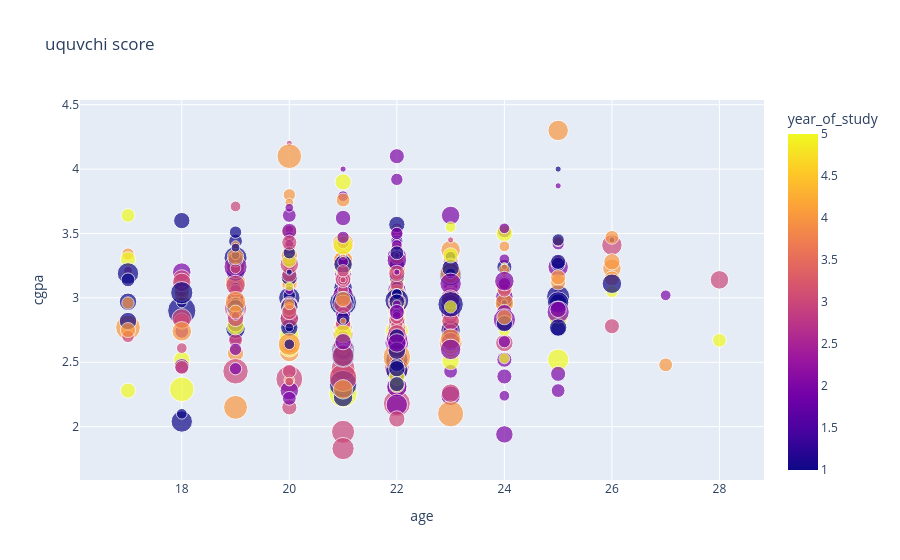

The notebook cell saved with this chart:
### Code cell
plt.figure(figsize=(10,8))
fig=px.scatter(df,x='age',y='cgpa',color='year_of_study',size='gad7_score',hover_data=['cgpa','gad7_score','phq9_score'],title=('uquvchi score '))
fig.show()

### Figure 1 — Plotly figure (JSON) as saved in the notebook; plotly's stock layout.template omitted (floating-point values rounded to 4 significant figures; data arrays with more than 128 entries replaced by an {"elided": "..."} marker saying what was removed)
{"data": [{"customdata": {"elided": "500x2 float values"}, "hovertemplate": "age=%{x}<br>cgpa=%{y}<br>gad7_score=%{customdata[0]}<br>phq9_score=%{customdata[1]}<br>year_of_study=%{marker.color}<extra></extra>", "legendgroup": "", "marker": {"color": {"elided": "500 int values"}, "coloraxis": "coloraxis", "size": {"elided": "500 float values"}, "sizemode": "area", "sizeref": 0.0525, "symbol": "circle"}, "mode": "markers", "name": "", "orientation": "v", "showlegend": false, "type": "scatter", "x": {"elided": "500 int values"}, "xaxis": "x", "y": {"elided": "500 float values"}, "yaxis": "y"}], "layout": {"coloraxis": {"colorbar": {"title": {"text": "year_of_study"}}, "colorscale": [[0, "#0d0887"], [0.1111, "#46039f"], [0.2222, "#7201a8"], [0.3333, "#9c179e"], [0.4444, "#bd3786"], [0.5556, "#d8576b"], [0.6667, "#ed7953"], [0.7778, "#fb9f3a"], [0.8889, "#fdca26"], [1, "#f0f921"]]}, "legend": {"itemsizing": "constant", "tracegroupgap": 0}, "title": {"text": "uquvchi score "}, "xaxis": {"anchor": "y", "domain": [0, 1], "title": {"text": "age"}}, "yaxis": {"anchor": "x", "domain": [0, 1], "title": {"text": "cgpa"}}}}
